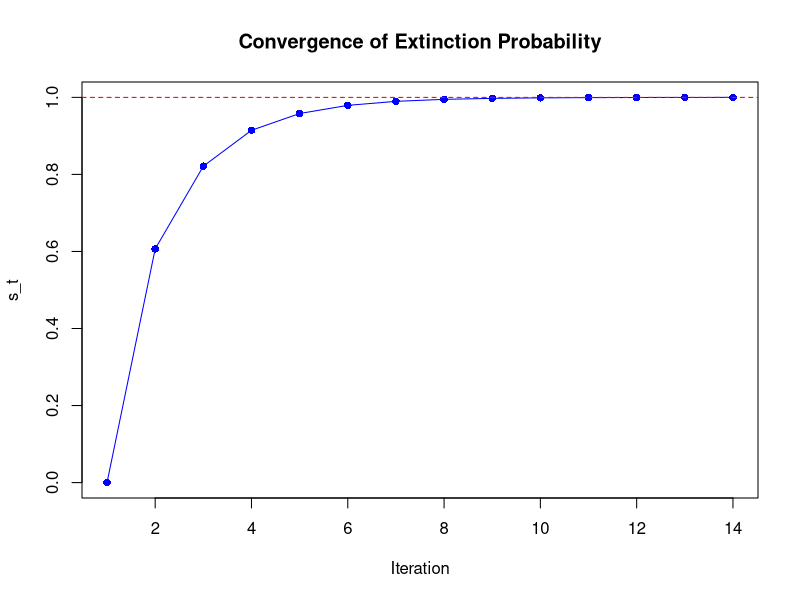
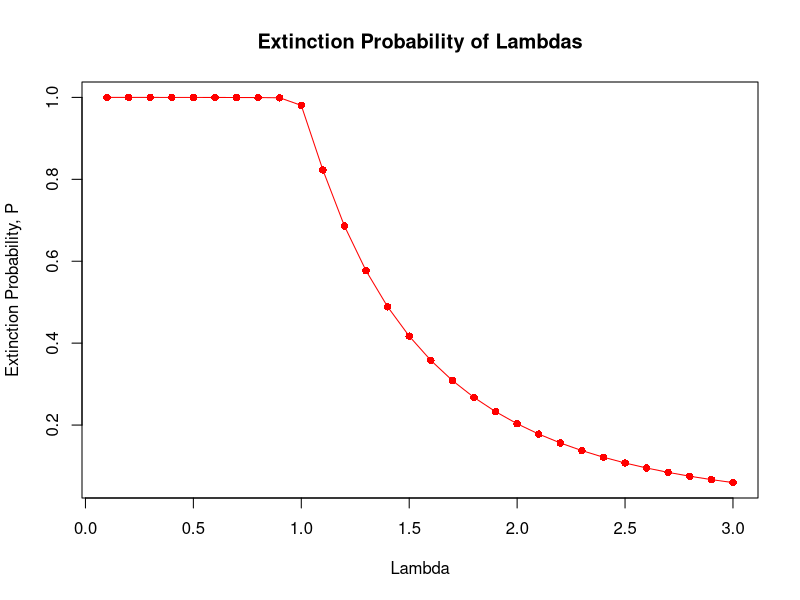
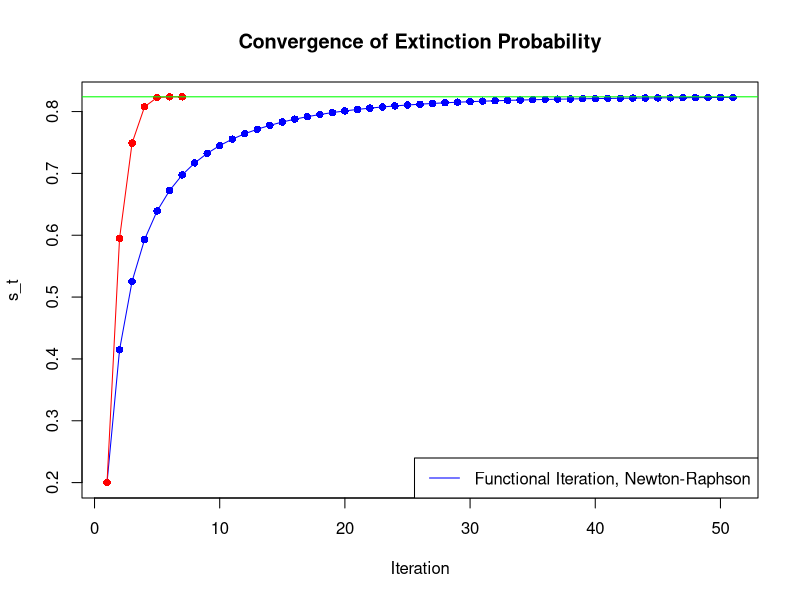

Here is the R script that generated these plots, in order:
#Question 1
quantile_bisection <- function(cdf, alpha, epsilon = 0.00001, iter = 50){
  a <- -1
  b <- 1
  g <- function(x) cdf(x) - alpha
  while (g(a) * g(b) > 0){
    a <- a - 1
    b <- b + 1
  }
  for (t in seq_along(seq(1,iter,by = 1))){
    c = (a + b) / 2
    
    if (g(c) == 0){
      return (c)
    }else if (g(a) * g(c) < 0){
      b = c
    }else{
      a = c
    }
    if (abs(a - b) < epsilon){
      return ((a + b) / 2)
    }
  }
  return ((a + b)/2)
} 

#Normal Distribution bisection algorithm
quantile_bisection(pnorm, 0.975)
qnorm(0.975)

#Cauchy Distribution bisection algorithm
quantile_bisection(pcauchy, 0.975)
qcauchy(0.975)


#Question 2
extinction_func_iter <- function(lambda, s,  p_k_lim = 0.0001, epsilon = 0.0001, max_iter = 100){
  p_k_func <- function(k) lambda^k * exp(-lambda) / factorial(k)
  s_val <- c(s)
  
  for (t in seq_along(seq(1,max_iter,by=1))){
    k <- 0
    s_new <- 0
    p_k <- 1
    
    while (p_k > p_k_lim){
      p_k <- p_k_func(k)
      s_new <- s_new + p_k * s^k
      k <- k + 1
    }
    
    s_val <- c(s_val, s_new)
    
    if (abs(s_new - s) < epsilon){
      return (list(final = s_new, trajectory = s_val))
    }
    s <- s_new
  }
  
  return(list(final = s, trajectory = s_val))
}

print(extinction_func_iter(1.1, 0.2)$final)
res <- extinction_func_iter(0.5, 0)

plot(res$trajectory, type="o", pch=16, col="blue",
     main="Convergence of Extinction Probability",
     xlab="Iteration", ylab="s_t")
abline(h=res$final, lty=2, col="red")

#Plotting for lambda
extinction_prob <- numeric()
lambda_vec <- seq(0.1, 3, by = 0.1)
for (lambda in lambda_vec){
  res <- extinction_func_iter(lambda, 0.2)
  extinction_prob <- c(extinction_prob, res$final)
}
plot(lambda_vec, extinction_prob, type='o',
     pch = 16, col= 'red',
     main = "Extinction Probability of Lambdas",
     xlab = "Lambda", ylab = "Extinction Probability, P")

#Question 3

extinction_newton <- function(lambda, s, p_k_lim = 0.0001, epsilon = 0.0001, max_iter = 100){
  p_k_func <- function(k) lambda^k * exp(-lambda) / factorial(k)
  s_val <- c(s)
  for (t in 1:max_iter){
    p_k <- 1
    k <- 0
    P_sum <- 0
    dP_sum <- 0
    s_new <- 0
    
    while (p_k > p_k_lim){
      p_k <- p_k_func(k)
      P_sum <- P_sum + p_k * s^k
      dP_sum <- dP_sum + k * p_k * s^(k-1)
      k <- k + 1
    }
    s_new <- s - (P_sum - s)/(dP_sum - 1)
    s_val <- c(s_val, s_new)
    
    if (abs(s - s_new) < epsilon){
      return (list(final = s_new, trajectory = s_val))
    }
    
    s <- s_new
  }
  
  return (s)
}


plot(extinction_func_iter(1.1,0.2)$trajectory, type="o", pch=16, col="blue",
     main="Convergence of Extinction Probability",
     xlab="Iteration", ylab="s_t")
lines(extinction_newton(1.1, 0.2)$trajectory , type="o", pch=16, col="red")
legend("bottomright", legend = c("Functional Iteration, Newton-Raphson"),
       col = c('blue','red'), lty = 1)
abline(h = extinction_newton(1.1, 0.2)$final, col='green')
